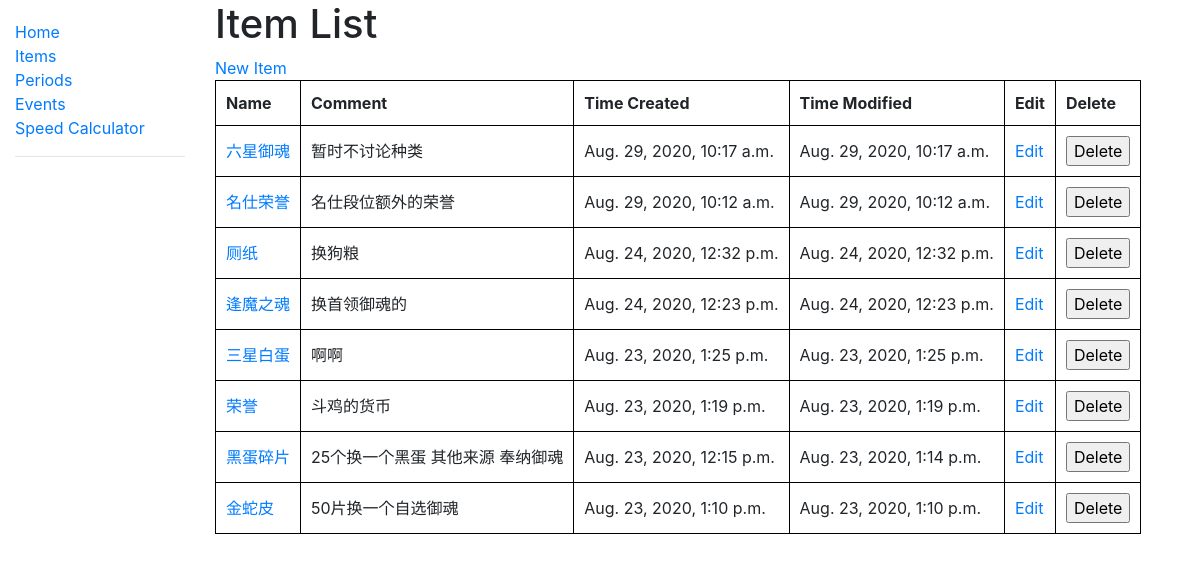
The app's page /items/ with its own data.
### income_calculator/models.py (models this page shows)
class BasicModel(models.Model):
    id = models.AutoField(primary_key=True)
    display_name = models.CharField(max_length=50)  # The display name of the object
    comment = models.TextField(null=True)  # a short description of the object
    time_created = models.PositiveIntegerField()
    time_modified = models.PositiveIntegerField()
    deleted = models.BooleanField()
    def __str__(self):
        return self.display_name
    @property
    def time_created_string(self):
        return datetime.fromtimestamp(self.time_created)
    @property
    def time_modified_string(self):
        return datetime.fromtimestamp(self.time_modified)

class Item(BasicModel):
    pass

class BasicModel(models.Model):
    id = models.AutoField(primary_key=True)
    display_name = models.CharField(max_length=50)  # The display name of the object
    comment = models.TextField(null=True)  # a short description of the object
    time_created = models.PositiveIntegerField()
    time_modified = models.PositiveIntegerField()
    deleted = models.BooleanField()
    def __str__(self):
        return self.display_name
    @property
    def time_created_string(self):
        return datetime.fromtimestamp(self.time_created)
    @property
    def time_modified_string(self):
        return datetime.fromtimestamp(self.time_modified)

### income_calculator/views.py (the view)
# urls.py: path('items/', views.ItemListView.as_view(), name='items'),
class ItemListView(generic.ListView):
    model = Item
    paginate_by = 8
    def get_queryset(self):
        items = db_accessor.get_active_items()
        if items:
            return items.order_by('-time_modified')
        return items

### income_calculator/db_accessor.py (called while the page is built)
def get_items(**kwargs):
    return Item.objects.filter(**kwargs)

def get_active_items():
    return get_items(deleted=False)

### income_calculator/templates/income_calculator/item_list.html (shortened to what this page needs)
{% extends "base_generic.html" %}
{% block content %}
  <h1>Item List</h1>
<a href="{% url 'new_item'%}">New Item</a>
  {% if item_list %}
    <table>
      <tr>
        <th>Name</th>
        <th>Comment</th>
        <th>Time Created</th>
        <th>Time Modified</th>
        <th>Edit</th>
        <th>Delete</th>
      </tr>
      {% for item in item_list %}
        <tr>
          <td><a href="{% url 'item_detail' item.id %}">{{ item.display_name }}</a></td>
          <td>{{ item.comment }}</td>
          <td>{{ item.time_created_string }}</td>
          <td>{{ item.time_modified_string }}</td>
          <td><a href="{% url 'item_edit' item.id %}">Edit</a></td>
          <td>
          <form action="{% url 'item_delete' %}" method="post" onsubmit="return confirm('Do you really want to delete {{ item }}?')">
            <input type="submit" value="Delete">
          </form>
          </td>
        </tr>
      {% endfor %}
    </table>
  {% else %}
    <p>There are no items.</p>
  {% endif %}
{% endblock %}

### income_calculator/static/css/styles.css (style rules this page uses)
table, th, td { padding: 10px; border: 1px solid black; border-collapse: collapse; }

### records on screen
Item: display_name "六星御魂", comment "暂时不讨论种类", time_created_string "Aug. 29, 2020, 10:17 a.m.", time_modified_string "Aug. 29, 2020, 10:17 a.m."
Item: display_name "名仕荣誉", comment "名仕段位额外的荣誉", time_created_string "Aug. 29, 2020, 10:12 a.m.", time_modified_string "Aug. 29, 2020, 10:12 a.m."
Item: display_name "厕纸", comment "换狗粮", time_created_string "Aug. 24, 2020, 12:32 p.m.", time_modified_string "Aug. 24, 2020, 12:32 p.m."
Item: display_name "逢魔之魂", comment "换首领御魂的", time_created_string "Aug. 24, 2020, 12:23 p.m.", time_modified_string "Aug. 24, 2020, 12:23 p.m."
Item: display_name "三星白蛋", comment "啊啊", time_created_string "Aug. 23, 2020, 1:25 p.m.", time_modified_string "Aug. 23, 2020, 1:25 p.m."
Item: display_name "荣誉", comment "斗鸡的货币", time_created_string "Aug. 23, 2020, 1:19 p.m.", time_modified_string "Aug. 23, 2020, 1:19 p.m."
Item: display_name "黑蛋碎片", comment "25个换一个黑蛋 其他来源 奉纳御魂", time_created_string "Aug. 23, 2020, 12:15 p.m.", time_modified_string "Aug. 23, 2020, 1:14 p.m."
Item: display_name "金蛇皮", comment "50片换一个自选御魂", time_created_string "Aug. 23, 2020, 1:10 p.m.", time_modified_string "Aug. 23, 2020, 1:10 p.m."
